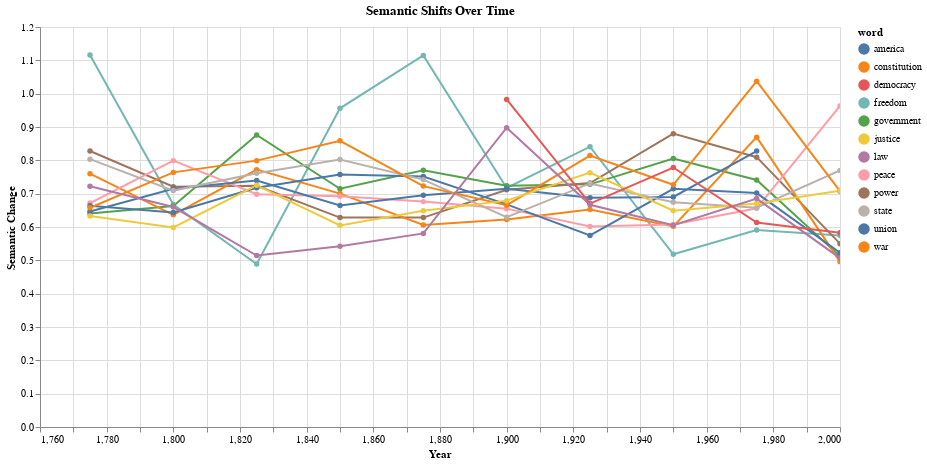

The notebook cell saved with this chart:
### Code cell
from pathlib import Path

import altair as alt
import pandas as pd


# Load preprocessed models
models = load_and_sort_models()
periods = sorted(models.keys(), key=lambda x: int(x.split("-")[0]))

shift_data = []
# For each period transition and its shifts
for i in range(len(periods) - 1):
    period1, period2 = periods[i], periods[i + 1]
    period_pair = f"{period1} → {period2}"

    # Get the shift data for this period transition
    model1, model2 = models[period1], models[period2]
    aligner = ProcustesAligner()
    metrics = aligner.fit(
        model1.embeddings,
        model2.embeddings,
        model1.vocabulary,
        model2.vocabulary,
    )

    # Calculate shifts for target words
    for word in target_words:
        sim = aligner.get_word_similarity(word, model1.embeddings, model2.embeddings)
        if sim is not None:
            shift_data.append(
                {
                    "period": period_pair,
                    "word": word,
                    "shift": 1 - sim,  # Convert similarity to distance
                    "year": int(period1.split("-")[0]),
                }
            )

# Create DataFrame
df = pd.DataFrame(shift_data)

timeline = (
    alt.Chart(df)
    .mark_line(point=True)
    .encode(
        x=alt.X("year:Q", title="Year"),
        y=alt.Y("shift:Q", title="Semantic Change"),
        color="word:N",
        tooltip=["word", "year", "shift"],
    )
    .properties(width=800, height=400, title="Semantic Shifts Over Time")
    .interactive()
)

# Display the visualization
timeline

### Figure 1 — Vega-Lite specification as saved in the notebook (floating-point values rounded to 4 significant figures)
{"config": {"view": {"continuousWidth": 300, "continuousHeight": 300}}, "data": {"name": "data-95ab9d7caafcab64d7b18a1556ac5fe9"}, "mark": {"type": "line", "point": true}, "encoding": {"color": {"field": "word", "type": "nominal"}, "tooltip": [{"field": "word", "type": "nominal"}, {"field": "year", "type": "quantitative"}, {"field": "shift", "type": "quantitative"}], "x": {"field": "year", "title": "Year", "type": "quantitative"}, "y": {"field": "shift", "title": "Semantic Change", "type": "quantitative"}}, "height": 400, "params": [{"name": "param_1", "select": {"type": "interval", "encodings": ["x", "y"]}, "bind": "scales"}], "title": "Semantic Shifts Over Time", "width": 800, "$schema": "https://vega.github.io/schema/vega-lite/v5.20.1.json", "datasets": {"data-95ab9d7caafcab64d7b18a1556ac5fe9": [{"period": "1775-1799 → 1800-1824", "word": "freedom", "shift": 1.116, "year": 1775}, {"period": "1775-1799 → 1800-1824", "word": "government", "shift": 0.6408, "year": 1775}, {"period": "1775-1799 → 1800-1824", "word": "power", "shift": 0.828, "year": 1775}, {"period": "1775-1799 → 1800-1824", "word": "war", "shift": 0.76, "year": 1775}, {"period": "1775-1799 → 1800-1824", "word": "peace", "shift": 0.6718, "year": 1775}, {"period": "1775-1799 → 1800-1824", "word": "america", "shift": 0.6636, "year": 1775}, {"period": "1775-1799 → 1800-1824", "word": "union", "shift": 0.6464, "year": 1775}, {"period": "1775-1799 → 1800-1824", "word": "state", "shift": 0.8036, "year": 1775}, {"period": "1775-1799 → 1800-1824", "word": "constitution", "shift": 0.6576, "year": 1775}, {"period": "1775-1799 → 1800-1824", "word": "justice", "shift": 0.6327, "year": 1775}, {"period": "1775-1799 → 1800-1824", "word": "law", "shift": 0.7225, "year": 1775}, {"period": "1800-1824 → 1825-1849", "word": "freedom", "shift": 0.6674, "year": 1800}, {"period": "1800-1824 → 1825-1849", "word": "government", "shift": 0.6629, "year": 1800}, {"period": "1800-1824 → 1825-1849", "word": "power", "shift": 0.721, "year": 1800}, {"period": "1800-1824 → 1825-1849", "word": "war", "shift": 0.6365, "year": 1800}, {"period": "1800-1824 → 1825-1849", "word": "peace", "shift": 0.7992, "year": 1800}, {"period": "1800-1824 → 1825-1849", "word": "america", "shift": 0.6434, "year": 1800}, {"period": "1800-1824 → 1825-1849", "word": "union", "shift": 0.7146, "year": 1800}, {"period": "1800-1824 → 1825-1849", "word": "state", "shift": 0.7092, "year": 1800}, {"period": "1800-1824 → 1825-1849", "word": "constitution", "shift": 0.7639, "year": 1800}, {"period": "1800-1824 → 1825-1849", "word": "justice", "shift": 0.5986, "year": 1800}, {"period": "1800-1824 → 1825-1849", "word": "law", "shift": 0.6599, "year": 1800}, {"period": "1825-1849 → 1850-1874", "word": "freedom", "shift": 0.4891, "year": 1825}, {"period": "1825-1849 → 1850-1874", "word": "government", "shift": 0.876, "year": 1825}, {"period": "1825-1849 → 1850-1874", "word": "power", "shift": 0.7234, "year": 1825}, {"period": "1825-1849 → 1850-1874", "word": "war", "shift": 0.7721, "year": 1825}, {"period": "1825-1849 → 1850-1874", "word": "peace", "shift": 0.6984, "year": 1825}, {"period": "1825-1849 → 1850-1874", "word": "america", "shift": 0.7179, "year": 1825}, {"period": "1825-1849 → 1850-1874", "word": "union", "shift": 0.7396, "year": 1825}, {"period": "1825-1849 → 1850-1874", "word": "state", "shift": 0.7614, "year": 1825}, {"period": "1825-1849 → 1850-1874", "word": "constitution", "shift": 0.7991, "year": 1825}, {"period": "1825-1849 → 1850-1874", "word": "justice", "shift": 0.7252, "year": 1825}, {"period": "1825-1849 → 1850-1874", "word": "law", "shift": 0.5142, "year": 1825}, {"period": "1850-1874 → 1875-1899", "word": "freedom", "shift": 0.9561, "year": 1850}, {"period": "1850-1874 → 1875-1899", "word": "government", "shift": 0.7148, "year": 1850}, {"period": "1850-1874 → 1875-1899", "word": "power", "shift": 0.6282, "year": 1850}, {"period": "1850-1874 → 1875-1899", "word": "war", "shift": 0.7002, "year": 1850}, {"period": "1850-1874 → 1875-1899", "word": "peace", "shift": 0.6922, "year": 1850}, {"period": "1850-1874 → 1875-1899", "word": "america", "shift": 0.7575, "year": 1850}, {"period": "1850-1874 → 1875-1899", "word": "union", "shift": 0.6643, "year": 1850}, {"period": "1850-1874 → 1875-1899", "word": "state", "shift": 0.8022, "year": 1850}, {"period": "1850-1874 → 1875-1899", "word": "constitution", "shift": 0.8585, "year": 1850}, {"period": "1850-1874 → 1875-1899", "word": "justice", "shift": 0.6049, "year": 1850}, {"period": "1850-1874 → 1875-1899", "word": "law", "shift": 0.5421, "year": 1850}, {"period": "1875-1899 → 1900-1924", "word": "freedom", "shift": 1.115, "year": 1875}, {"period": "1875-1899 → 1900-1924", "word": "government", "shift": 0.7702, "year": 1875}, {"period": "1875-1899 → 1900-1924", "word": "power", "shift": 0.6282, "year": 1875}, {"period": "1875-1899 → 1900-1924", "word": "war", "shift": 0.6061, "year": 1875}, {"period": "1875-1899 → 1900-1924", "word": "peace", "shift": 0.6761, "year": 1875}, {"period": "1875-1899 → 1900-1924", "word": "america", "shift": 0.7512, "year": 1875}, {"period": "1875-1899 → 1900-1924", "word": "union", "shift": 0.6953, "year": 1875}, {"period": "1875-1899 → 1900-1924", "word": "state", "shift": 0.7421, "year": 1875}, {"period": "1875-1899 → 1900-1924", "word": "constitution", "shift": 0.7227, "year": 1875}, {"period": "1875-1899 → 1900-1924", "word": "justice", "shift": 0.6485, "year": 1875}, {"period": "1875-1899 → 1900-1924", "word": "law", "shift": 0.5808, "year": 1875}, {"period": "1900-1924 → 1925-1949", "word": "freedom", "shift": 0.717, "year": 1900}, {"period": "1900-1924 → 1925-1949", "word": "democracy", "shift": 0.9826, "year": 1900}, {"period": "1900-1924 → 1925-1949", "word": "government", "shift": 0.7237, "year": 1900}, {"period": "1900-1924 → 1925-1949", "word": "power", "shift": 0.7118, "year": 1900}, {"period": "1900-1924 → 1925-1949", "word": "war", "shift": 0.6225, "year": 1900}, {"period": "1900-1924 → 1925-1949", "word": "peace", "shift": 0.6551, "year": 1900}, {"period": "1900-1924 → 1925-1949", "word": "america", "shift": 0.668, "year": 1900}, {"period": "1900-1924 → 1925-1949", "word": "union", "shift": 0.7148, "year": 1900}, {"period": "1900-1924 → 1925-1949", "word": "state", "shift": 0.6294, "year": 1900}, {"period": "1900-1924 → 1925-1949", "word": "constitution", "shift": 0.6654, "year": 1900}, {"period": "1900-1924 → 1925-1949", "word": "justice", "shift": 0.6791, "year": 1900}, {"period": "1900-1924 → 1925-1949", "word": "law", "shift": 0.8978, "year": 1900}, {"period": "1925-1949 → 1950-1974", "word": "freedom", "shift": 0.8409, "year": 1925}, {"period": "1925-1949 → 1950-1974", "word": "democracy", "shift": 0.6702, "year": 1925}, {"period": "1925-1949 → 1950-1974", "word": "government", "shift": 0.728, "year": 1925}, {"period": "1925-1949 → 1950-1974", "word": "power", "shift": 0.732, "year": 1925}, {"period": "1925-1949 → 1950-1974", "word": "war", "shift": 0.6525, "year": 1925}, {"period": "1925-1949 → 1950-1974", "word": "peace", "shift": 0.6016, "year": 1925}, {"period": "1925-1949 → 1950-1974", "word": "america", "shift": 0.5746, "year": 1925}, {"period": "1925-1949 → 1950-1974", "word": "union", "shift": 0.6874, "year": 1925}, {"period": "1925-1949 → 1950-1974", "word": "state", "shift": 0.7307, "year": 1925}, {"period": "1925-1949 → 1950-1974", "word": "constitution", "shift": 0.8144, "year": 1925}, {"period": "1925-1949 → 1950-1974", "word": "justice", "shift": 0.7631, "year": 1925}, {"period": "1925-1949 → 1950-1974", "word": "law", "shift": 0.6668, "year": 1925}, {"period": "1950-1974 → 1975-1999", "word": "freedom", "shift": 0.518, "year": 1950}, {"period": "1950-1974 → 1975-1999", "word": "democracy", "shift": 0.7785, "year": 1950}, {"period": "1950-1974 → 1975-1999", "word": "government", "shift": 0.8056, "year": 1950}, {"period": "1950-1974 → 1975-1999", "word": "power", "shift": 0.8801, "year": 1950}, {"period": "1950-1974 → 1975-1999", "word": "war", "shift": 0.6019, "year": 1950}, {"period": "1950-1974 → 1975-1999", "word": "peace", "shift": 0.6078, "year": 1950}, {"period": "1950-1974 → 1975-1999", "word": "america", "shift": 0.7147, "year": 1950}, {"period": "1950-1974 → 1975-1999", "word": "union", "shift": 0.6901, "year": 1950}, {"period": "1950-1974 → 1975-1999", "word": "state", "shift": 0.6745, "year": 1950}, {"period": "1950-1974 → 1975-1999", "word": "constitution", "shift": 0.7266, "year": 1950}, {"period": "1950-1974 → 1975-1999", "word": "justice", "shift": 0.6489, "year": 1950}, {"period": "1950-1974 → 1975-1999", "word": "law", "shift": 0.6056, "year": 1950}, {"period": "1975-1999 → 2000-2024", "word": "freedom", "shift": 0.5912, "year": 1975}, {"period": "1975-1999 → 2000-2024", "word": "democracy", "shift": 0.6133, "year": 1975}, {"period": "1975-1999 → 2000-2024", "word": "government", "shift": 0.7412, "year": 1975}, {"period": "1975-1999 → 2000-2024", "word": "power", "shift": 0.8095, "year": 1975}, {"period": "1975-1999 → 2000-2024", "word": "war", "shift": 0.8695, "year": 1975}, {"period": "1975-1999 → 2000-2024", "word": "peace", "shift": 0.656, "year": 1975}, {"period": "1975-1999 → 2000-2024", "word": "america", "shift": 0.7017, "year": 1975}, {"period": "1975-1999 → 2000-2024", "word": "union", "shift": 0.8278, "year": 1975}, {"period": "1975-1999 → 2000-2024", "word": "state", "shift": 0.6578, "year": 1975}, {"period": "1975-1999 → 2000-2024", "word": "constitution", "shift": 1.038, "year": 1975}, {"period": "1975-1999 → 2000-2024", "word": "justice", "shift": 0.6704, "year": 1975}, {"period": "1975-1999 → 2000-2024", "word": "law", "shift": 0.6852, "year": 1975}, {"period": "2000-2024 → 2025-2049", "word": "freedom", "shift": 0.5742, "year": 2000}, {"period": "2000-2024 → 2025-2049", "word": "democracy", "shift": 0.5828, "year": 2000}, {"period": "2000-2024 → 2025-2049", "word": "government", "shift": 0.5122, "year": 2000}, {"period": "2000-2024 → 2025-2049", "word": "power", "shift": 0.55, "year": 2000}, {"period": "2000-2024 → 2025-2049", "word": "war", "shift": 0.4961, "year": 2000}, {"period": "2000-2024 → 2025-2049", "word": "peace", "shift": 0.9631, "year": 2000}, {"period": "2000-2024 → 2025-2049", "word": "america", "shift": 0.5227, "year": 2000}, {"period": "2000-2024 → 2025-2049", "word": "state", "shift": 0.7698, "year": 2000}, {"period": "2000-2024 → 2025-2049", "word": "constitution", "shift": 0.7072, "year": 2000}, {"period": "2000-2024 → 2025-2049", "word": "justice", "shift": 0.709, "year": 2000}, {"period": "2000-2024 → 2025-2049", "word": "law", "shift": 0.5067, "year": 2000}]}}
